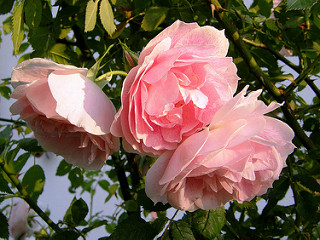
#> input picture notebooks/data/images/roses.jpg, 320 x 240 px
$ jupyter execute gray_scale_image_processing_cv_vs_numpy.ipynb
#> lines starting #> are read from the running program, lines starting #| are printed output that depends on the picture
[cell 1]
# Grayscale Image Processing with Gaussian Filter
# -------------------------------------------------
# This program demonstrates the process of smoothing a grayscale image using a Gaussian filter.
# It uses two methods to perform the convolution:
# 1. Using NumPy (manual convolution)
# 2. Using OpenCV's built-in function 'filter2D'
#
# The program first converts a color image to grayscale and then applies Gaussian filtering to smooth the image.
# The Gaussian filter is defined as a 3x3 matrix and is normalized by dividing each element by 16.
# After applying the Gaussian filter to the grayscale image, the result is displayed along with:
# 1. The original grayscale image
# 2. The Gaussian filter matrix itself
# 3. The smoothed image using NumPy's convolution
# 4. The smoothed image using OpenCV's 'filter2D'
#
# The images are displayed using Matplotlib, showing the following:
# 1. Original Grayscale Image
# 2. Gaussian Filter Matrix
# 3. Smoothed Image using NumPy's Convolution
# 4. Smoothed Image using OpenCV's Convolution
#
# Libraries used:
# - cv2 (OpenCV): For image reading, conversion, and convolution
# - numpy: For matrix operations and convolution
# - matplotlib: For displaying images
#
# The steps of the program:
# 1. Load an image and convert it to grayscale.
# 2. Define a Gaussian filter kernel.
# 3. Perform convolution on the grayscale image using both NumPy and OpenCV.
# 4. Display the original image, filter matrix, and the results of the convolution.

import os
import cv2
import numpy as np
import matplotlib.pyplot as plt

# Function to display images and the Gaussian Kernel
def display_images(original, gaussian_filter, smoothed_gray_numpy, smoothed_gray_opencv, title_original, title_gaussian_filter, title_smoothed_numpy, title_smoothed_opencv):
    plt.figure(figsize=(16, 6))

    # Display Original Image
    plt.subplot(1, 4, 1)
    plt.imshow(original, cmap='gray')  # Original image in grayscale
    plt.title(title_original)
    plt.axis('off')

    # Display Gaussian Filter as Matrix
    plt.subplot(1, 4, 2)
    plt.imshow(gaussian_filter, cmap='gray')  # Display Gaussian filter matrix as an image
    plt.title(title_gaussian_filter)
    plt.axis('off')

    # Display Smoothed Image using NumPy Convolution
    plt.subplot(1, 4, 3)
    plt.imshow(smoothed_gray_numpy, cmap='gray')
    plt.title(title_smoothed_numpy)
    plt.axis('off')

    # Display Smoothed Image using OpenCV filter2D
    plt.subplot(1, 4, 4)
    plt.imshow(smoothed_gray_opencv, cmap='gray')
    plt.title(title_smoothed_opencv)
    plt.axis('off')

    plt.show()  # Show the images

# Define kernel (Gaussian 3x3 kernel)
gaussian_filter = np.array([[1, 2, 1],
                            [2, 4, 2],
                            [1, 2, 1]], dtype=np.float32)

# Normalize the kernel by dividing by 16
gaussian_filter /= 16

# Function to perform convolution using NumPy
def convolve2d(image, kernel):
    """Convolve the image with the kernel using NumPy."""
    image_height, image_width = image.shape
    kernel_height, kernel_width = kernel.shape
    pad_h = kernel_height // 2
    pad_w = kernel_width // 2

    # Pad the image to handle borders
    padded_image = np.pad(image, ((pad_h, pad_h), (pad_w, pad_w)), mode='constant', constant_values=0)

    # Create an empty output image
    output_image = np.zeros_like(image)

    # Perform convolution
    for i in range(image_height):
        for j in range(image_width):
            region = padded_image[i:i+kernel_height, j:j+kernel_width]
            output_image[i, j] = np.sum(region * kernel)  # Convolution operation

    return output_image

# ------------ Load the Color Image ------------- #
image_path = os.path.join(os.getcwd(), 'data', 'images', 'roses.jpg')  # Replace with your image path
image = cv2.imread(image_path)
#> image is the input picture: shape (240, 320, 3); mean B, G, R 80.2, 94.8, 116.4

# Convert the image to grayscale
image_gray = cv2.cvtColor(image, cv2.COLOR_BGR2GRAY)
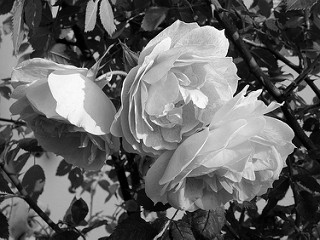
#> image_gray: shape (240, 320); min 0, max 255, mean 99.6

# ------------ Apply Convolution using NumPy ------------ #
# Apply convolution using NumPy
smoothed_gray_numpy = convolve2d(image_gray, gaussian_filter)
#> in convolve2d, `padded_image = np.pad(image, ((pad_h, pad_h), (pad_w, pad_w)), mode='c..`:
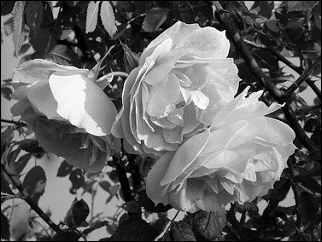
#> padded_image: shape (242, 322); min 0, max 255, mean 98.2
#> after the loop in convolve2d, `for i in range(image_height):`:
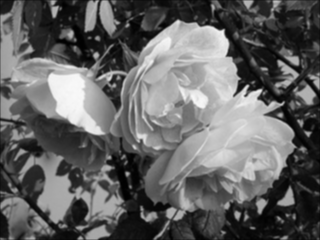
#> output_image: shape (240, 320); min 1, max 248, mean 98.9

# ------------ Apply Convolution using OpenCV ------------ #
# Apply convolution using OpenCV (cv2.filter2D)
smoothed_gray_opencv = cv2.filter2D(image_gray, -1, gaussian_filter)

# ------------ Display Results ------------ #
# Display the original image, Gaussian filter, and results of smoothing
display_images(image_gray, gaussian_filter, smoothed_gray_numpy, smoothed_gray_opencv,
               'Original Grayscale Image', 'Gaussian Filter Matrix', 'Smoothed Image (NumPy)', 'Smoothed Image (OpenCV)')
#> in display_images, `plt.show()`:
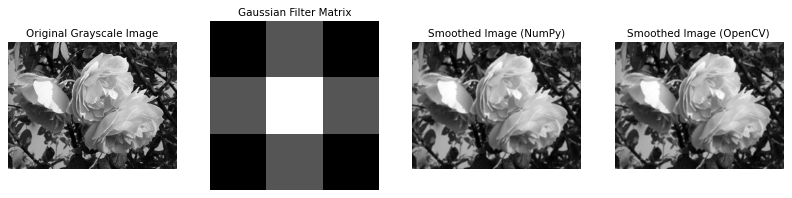
#> figure drawn by matplotlib, 4 panels

$ run again, with notebooks/data/images/color_darkened.jpg copied over notebooks/data/images/roses.jpg
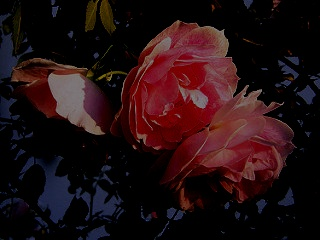
#> input picture notebooks/data/images/color_darkened.jpg, 320 x 240 px
#> image is the input picture: shape (240, 320, 3); mean B, G, R 17.5, 15.1, 34.8
#> in convolve2d, `padded_image = np.pad(image, ((pad_h, pad_h), (pad_w, pad_w)), mode='c..`:
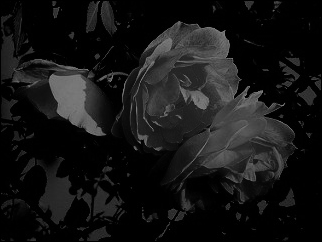
#> padded_image: shape (242, 322); min 0, max 130, mean 20.9
#> in display_images, `plt.show()`:
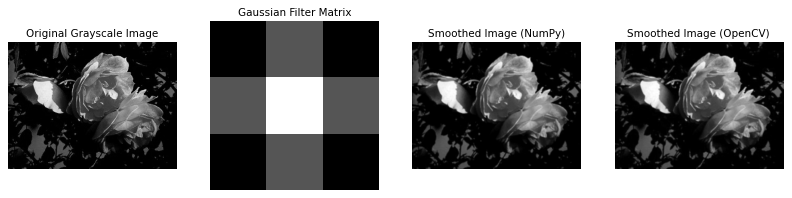
#> figure drawn by matplotlib, 4 panels

$ run again, with notebooks/data/images/color_inverted.jpg copied over notebooks/data/images/roses.jpg
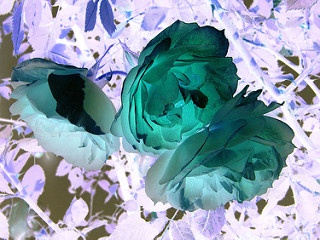
#> input picture notebooks/data/images/color_inverted.jpg, 320 x 240 px
#> image is the input picture: shape (240, 320, 3); mean B, G, R 174.2, 160.2, 138.8
#> after the loop in convolve2d, `for i in range(image_height):`:
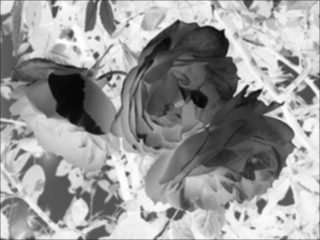
#> output_image: shape (240, 320); min 6, max 254, mean 154.2
#> in display_images, `plt.show()`:
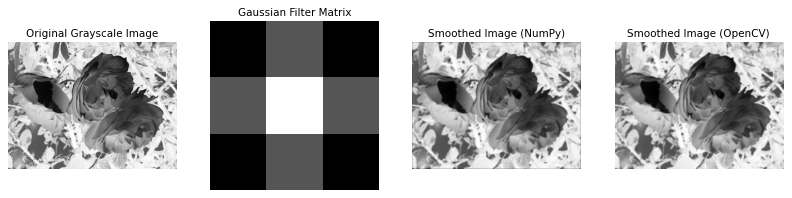
#> figure drawn by matplotlib, 4 panels
